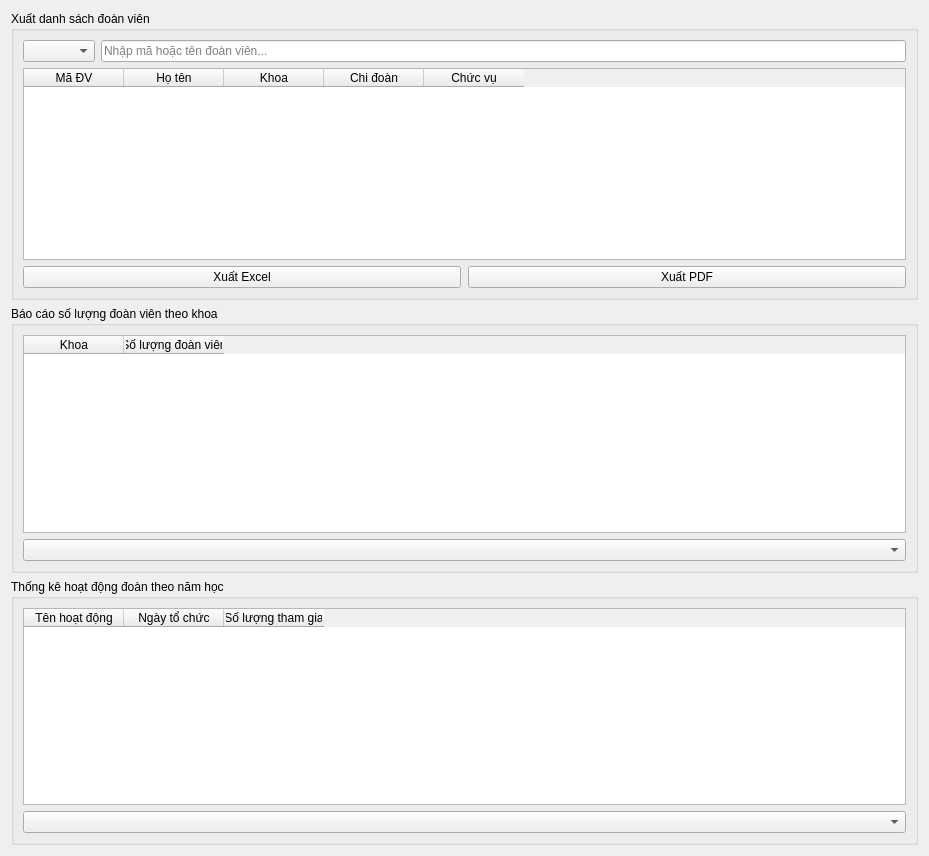
<?xml version="1.0" encoding="UTF-8"?>
<ui version="4.0">
 <class>Form</class>
 <widget class="QWidget" name="Form">
  <property name="geometry">
   <rect>
    <x>0</x>
    <y>0</y>
    <width>929</width>
    <height>856</height>
   </rect>
  </property>
  <property name="windowTitle">
   <string>Báo cáo đoàn viên</string>
  </property>
  <layout class="QVBoxLayout" name="verticalLayout">
   <item>
    <widget class="QGroupBox" name="groupBox">
     <property name="title">
      <string>Xuất danh sách đoàn viên</string>
     </property>
     <layout class="QVBoxLayout" name="verticalLayout_2">
      <item>
       <layout class="QHBoxLayout" name="horizontalLayout">
        <item>
         <widget class="QComboBox" name="cbbKhoa"/>
        </item>
        <item>
         <widget class="QLineEdit" name="txtTimKiem">
          <property name="placeholderText">
           <string>Nhập mã hoặc tên đoàn viên...</string>
          </property>
         </widget>
        </item>
       </layout>
      </item>
      <item>
       <widget class="QTableWidget" name="tableDanhSachDV">
        <column>
         <property name="text">
          <string>Mã ĐV</string>
         </property>
        </column>
        <column>
         <property name="text">
          <string>Họ tên</string>
         </property>
        </column>
        <column>
         <property name="text">
          <string>Khoa</string>
         </property>
        </column>
        <column>
         <property name="text">
          <string>Chi đoàn</string>
         </property>
        </column>
        <column>
         <property name="text">
          <string>Chức vụ</string>
         </property>
        </column>
       </widget>
      </item>
      <item>
       <layout class="QHBoxLayout" name="horizontalLayout_2">
        <property name="spacing">
         <number>7</number>
        </property>
        <item>
         <widget class="QPushButton" name="btnXuatExcel">
          <property name="text">
           <string>Xuất Excel</string>
          </property>
         </widget>
        </item>
        <item>
         <widget class="QPushButton" name="btnXuatPDF">
          <property name="text">
           <string>Xuất PDF</string>
          </property>
         </widget>
        </item>
       </layout>
      </item>
     </layout>
    </widget>
   </item>
   <item>
    <widget class="QGroupBox" name="groupBox_2">
     <property name="title">
      <string>Báo cáo số lượng đoàn viên theo khoa</string>
     </property>
     <layout class="QVBoxLayout" name="verticalLayout_3">
      <item>
       <widget class="QTableWidget" name="tableSoLuongDV">
        <column>
         <property name="text">
          <string>Khoa</string>
         </property>
        </column>
        <column>
         <property name="text">
          <string>Số lượng đoàn viên</string>
         </property>
        </column>
       </widget>
      </item>
      <item>
       <widget class="QComboBox" name="cbbNamHocDV"/>
      </item>
     </layout>
    </widget>
   </item>
   <item>
    <widget class="QGroupBox" name="groupBox_3">
     <property name="title">
      <string>Thống kê hoạt động đoàn theo năm học</string>
     </property>
     <layout class="QVBoxLayout" name="verticalLayout_4">
      <item>
       <widget class="QTableWidget" name="tableHoatDong">
        <column>
         <property name="text">
          <string>Tên hoạt động</string>
         </property>
        </column>
        <column>
         <property name="text">
          <string>Ngày tổ chức</string>
         </property>
        </column>
        <column>
         <property name="text">
          <string>Số lượng tham gia</string>
         </property>
        </column>
       </widget>
      </item>
      <item>
       <widget class="QComboBox" name="cbbNamHocHD"/>
      </item>
     </layout>
    </widget>
   </item>
  </layout>
 </widget>
 <resources/>
 <connections/>
</ui>
